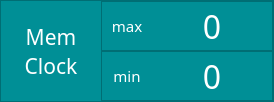
                              <widget class="QFrame" name="frame_6">
                               <property name="minimumSize">
                                <size>
                                 <width>100</width>
                                 <height>80</height>
                                </size>
                               </property>
                               <property name="styleSheet">
                                <string notr="true">background-color: #008F96;</string>
                               </property>
                               <property name="frameShape">
                                <enum>QFrame::StyledPanel</enum>
                               </property>
                               <property name="frameShadow">
                                <enum>QFrame::Raised</enum>
                               </property>
                               <layout class="QGridLayout" name="gridLayout_12">
                                <property name="leftMargin">
                                 <number>0</number>
                                </property>
                                <property name="topMargin">
                                 <number>0</number>
                                </property>
                                <property name="rightMargin">
                                 <number>0</number>
                                </property>
                                <property name="bottomMargin">
                                 <number>0</number>
                                </property>
                                <property name="spacing">
                                 <number>0</number>
                                </property>
                                <item row="0" column="0" rowspan="2">
                                 <widget class="QLabel" name="label_23">
                                  <property name="minimumSize">
                                   <size>
                                    <width>100</width>
                                    <height>0</height>
                                   </size>
                                  </property>
                                  <property name="font">
                                   <font>
                                    <family>Berlin Sans FB</family>
                                    <pointsize>16</pointsize>
                                   </font>
                                  </property>
                                  <property name="styleSheet">
                                   <string notr="true">color : white;</string>
                                  </property>
                                  <property name="text">
                                   <string>Mem
Clock</string>
                                  </property>
                                  <property name="alignment">
                                   <set>Qt::AlignCenter</set>
                                  </property>
                                 </widget>
                                </item>
                                <item row="0" column="1">
                                 <widget class="QFrame" name="frame_33">
                                  <property name="minimumSize">
                                   <size>
                                    <width>100</width>
                                    <height>50</height>
                                   </size>
                                  </property>
                                  <property name="styleSheet">
                                   <string notr="true">background-color: #008F96;</string>
                                  </property>
                                  <property name="frameShape">
                                   <enum>QFrame::StyledPanel</enum>
                                  </property>
                                  <property name="frameShadow">
                                   <enum>QFrame::Raised</enum>
                                  </property>
                                  <layout class="QGridLayout" name="gridLayout_51">
                                   <property name="leftMargin">
                                    <number>0</number>
                                   </property>
                                   <property name="topMargin">
                                    <number>0</number>
                                   </property>
                                   <property name="rightMargin">
                                    <number>0</number>
                                   </property>
                                   <property name="bottomMargin">
                                    <number>0</number>
                                   </property>
                                   <property name="spacing">
                                    <number>0</number>
                                   </property>
                                   <item row="0" column="1">
                                    <widget class="QLabel" name="labelMaxMemClock">
                                     <property name="minimumSize">
                                      <size>
                                       <width>120</width>
                                       <height>0</height>
                                      </size>
                                     </property>
                                     <property name="font">
                                      <font>
                                       <family>Berlin Sans FB</family>
                                       <pointsize>24</pointsize>
                                      </font>
                                     </property>
                                     <property name="styleSheet">
                                      <string notr="true">color : white;</string>
                                     </property>
                                     <property name="text">
                                      <string>0</string>
                                     </property>
                                     <property name="alignment">
                                      <set>Qt::AlignCenter</set>
                                     </property>
                                    </widget>
                                   </item>
                                   <item row="0" column="0">
                                    <widget class="QLabel" name="label_35">
                                     <property name="minimumSize">
                                      <size>
                                       <width>50</width>
                                       <height>0</height>
                                      </size>
                                     </property>
                                     <property name="font">
                                      <font>
                                       <family>Berlin Sans FB</family>
                                       <pointsize>11</pointsize>
                                      </font>
                                     </property>
                                     <property name="styleSheet">
                                      <string notr="true">color : white;</string>
                                     </property>
                                     <property name="text">
                                      <string>max</string>
                                     </property>
                                     <property name="alignment">
                                      <set>Qt::AlignCenter</set>
                                     </property>
                                    </widget>
                                   </item>
                                  </layout>
                                 </widget>
                                </item>
                                <item row="1" column="1">
                                 <widget class="QFrame" name="frame_10">
                                  <property name="minimumSize">
                                   <size>
                                    <width>100</width>
                                    <height>50</height>
                                   </size>
                                  </property>
                                  <property name="styleSheet">
                                   <string notr="true">background-color: #008F96;</string>
                                  </property>
                                  <property name="frameShape">
                                   <enum>QFrame::StyledPanel</enum>
                                  </property>
                                  <property name="frameShadow">
                                   <enum>QFrame::Raised</enum>
                                  </property>
                                  <layout class="QGridLayout" name="gridLayout_7">
                                   <property name="leftMargin">
                                    <number>0</number>
                                   </property>
                                   <property name="topMargin">
                                    <number>0</number>
                                   </property>
                                   <property name="rightMargin">
                                    <number>0</number>
                                   </property>
                                   <property name="bottomMargin">
                                    <number>0</number>
                                   </property>
                                   <property name="spacing">
                                    <number>0</number>
                                   </property>
                                   <item row="0" column="1">
                                    <widget class="QLabel" name="labelMinMemClock">
                                     <property name="minimumSize">
                                      <size>
                                       <width>120</width>
                                       <height>0</height>
                                      </size>
                                     </property>
                                     <property name="font">
                                      <font>
                                       <family>Berlin Sans FB</family>
                                       <pointsize>24</pointsize>
                                      </font>
                                     </property>
                                     <property name="styleSheet">
                                      <string notr="true">color : white;</string>
                                     </property>
                                     <property name="text">
                                      <string>0</string>
                                     </property>
                                     <property name="alignment">
                                      <set>Qt::AlignCenter</set>
                                     </property>
                                    </widget>
                                   </item>
                                   <item row="0" column="0">
                                    <widget class="QLabel" name="label_42">
                                     <property name="minimumSize">
                                      <size>
                                       <width>50</width>
                                       <height>0</height>
                                      </size>
                                     </property>
                                     <property name="font">
                                      <font>
                                       <family>Berlin Sans FB</family>
                                       <pointsize>11</pointsize>
                                      </font>
                                     </property>
                                     <property name="styleSheet">
                                      <string notr="true">color : white;</string>
                                     </property>
                                     <property name="text">
                                      <string>min</string>
                                     </property>
                                     <property name="alignment">
                                      <set>Qt::AlignCenter</set>
                                     </property>
                                    </widget>
                                   </item>
                                  </layout>
                                 </widget>
                                </item>
                               </layout>
                              </widget>
